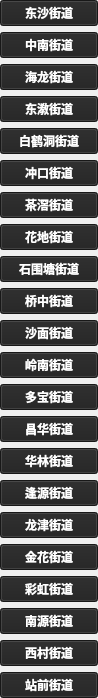
    <widget class="QWidget" name="street_LiWan" native="true">
     <property name="geometry">
      <rect>
       <x>10</x>
       <y>75</y>
       <width>98</width>
       <height>541</height>
      </rect>
     </property>
     <layout class="QVBoxLayout" name="verticalLayout_5">
      <property name="leftMargin">
       <number>0</number>
      </property>
      <property name="topMargin">
       <number>0</number>
      </property>
      <property name="rightMargin">
       <number>0</number>
      </property>
      <property name="bottomMargin">
       <number>0</number>
      </property>
      <item>
       <widget class="QPushButton" name="lw1">
        <property name="font">
         <font>
          <family>思源黑体 CN Bold</family>
          <weight>75</weight>
          <bold>true</bold>
         </font>
        </property>
        <property name="styleSheet">
         <string notr="true">background-color: rgb(33, 33, 33);
color: rgb(255, 255, 255);</string>
        </property>
        <property name="text">
         <string>东沙街道</string>
        </property>
       </widget>
      </item>
      <item>
       <widget class="QPushButton" name="lw2">
        <property name="font">
         <font>
          <family>思源黑体 CN Bold</family>
          <weight>75</weight>
          <bold>true</bold>
         </font>
        </property>
        <property name="styleSheet">
         <string notr="true">background-color: rgb(33, 33, 33);
color: rgb(255, 255, 255);</string>
        </property>
        <property name="text">
         <string>中南街道</string>
        </property>
       </widget>
      </item>
      <item>
       <widget class="QPushButton" name="lw3">
        <property name="font">
         <font>
          <family>思源黑体 CN Bold</family>
          <weight>75</weight>
          <bold>true</bold>
         </font>
        </property>
        <property name="styleSheet">
         <string notr="true">background-color: rgb(33, 33, 33);
color: rgb(255, 255, 255);</string>
        </property>
        <property name="text">
         <string>海龙街道</string>
        </property>
       </widget>
      </item>
      <item>
       <widget class="QPushButton" name="lw4">
        <property name="font">
         <font>
          <family>思源黑体 CN Bold</family>
          <weight>75</weight>
          <bold>true</bold>
         </font>
        </property>
        <property name="styleSheet">
         <string notr="true">background-color: rgb(33, 33, 33);
color: rgb(255, 255, 255);</string>
        </property>
        <property name="text">
         <string>东漖街道</string>
        </property>
       </widget>
      </item>
      <item>
       <widget class="QPushButton" name="lw5">
        <property name="font">
         <font>
          <family>思源黑体 CN Bold</family>
          <weight>75</weight>
          <bold>true</bold>
         </font>
        </property>
        <property name="styleSheet">
         <string notr="true">background-color: rgb(33, 33, 33);
color: rgb(255, 255, 255);</string>
        </property>
        <property name="text">
         <string>白鹤洞街道</string>
        </property>
       </widget>
      </item>
      <item>
       <widget class="QPushButton" name="lw6">
        <property name="font">
         <font>
          <family>思源黑体 CN Bold</family>
          <weight>75</weight>
          <bold>true</bold>
         </font>
        </property>
        <property name="styleSheet">
         <string notr="true">background-color: rgb(33, 33, 33);
color: rgb(255, 255, 255);</string>
        </property>
        <property name="text">
         <string>冲口街道</string>
        </property>
       </widget>
      </item>
      <item>
       <widget class="QPushButton" name="lw7">
        <property name="font">
         <font>
          <family>思源黑体 CN Bold</family>
          <weight>75</weight>
          <bold>true</bold>
         </font>
        </property>
        <property name="styleSheet">
         <string notr="true">background-color: rgb(33, 33, 33);
color: rgb(255, 255, 255);</string>
        </property>
        <property name="text">
         <string>茶滘街道</string>
        </property>
       </widget>
      </item>
      <item>
       <widget class="QPushButton" name="lw8">
        <property name="font">
         <font>
          <family>思源黑体 CN Bold</family>
          <weight>75</weight>
          <bold>true</bold>
         </font>
        </property>
        <property name="styleSheet">
         <string notr="true">background-color: rgb(33, 33, 33);
color: rgb(255, 255, 255);</string>
        </property>
        <property name="text">
         <string>花地街道</string>
        </property>
       </widget>
      </item>
      <item>
       <widget class="QPushButton" name="lw9">
        <property name="font">
         <font>
          <family>思源黑体 CN Bold</family>
          <weight>75</weight>
          <bold>true</bold>
         </font>
        </property>
        <property name="styleSheet">
         <string notr="true">background-color: rgb(33, 33, 33);
color: rgb(255, 255, 255);</string>
        </property>
        <property name="text">
         <string>石围塘街道</string>
        </property>
       </widget>
      </item>
      <item>
       <widget class="QPushButton" name="lw10">
        <property name="font">
         <font>
          <family>思源黑体 CN Bold</family>
          <weight>75</weight>
          <bold>true</bold>
         </font>
        </property>
        <property name="styleSheet">
         <string notr="true">background-color: rgb(33, 33, 33);
color: rgb(255, 255, 255);</string>
        </property>
        <property name="text">
         <string>桥中街道</string>
        </property>
       </widget>
      </item>
      <item>
       <widget class="QPushButton" name="lw11">
        <property name="font">
         <font>
          <family>思源黑体 CN Bold</family>
          <weight>75</weight>
          <bold>true</bold>
         </font>
        </property>
        <property name="styleSheet">
         <string notr="true">background-color: rgb(33, 33, 33);
color: rgb(255, 255, 255);</string>
        </property>
        <property name="text">
         <string>沙面街道</string>
        </property>
       </widget>
      </item>
      <item>
       <widget class="QPushButton" name="lw12">
        <property name="font">
         <font>
          <family>思源黑体 CN Bold</family>
          <weight>75</weight>
          <bold>true</bold>
         </font>
        </property>
        <property name="styleSheet">
         <string notr="true">background-color: rgb(33, 33, 33);
color: rgb(255, 255, 255);</string>
        </property>
        <property name="text">
         <string>岭南街道</string>
        </property>
       </widget>
      </item>
      <item>
       <widget class="QPushButton" name="lw13">
        <property name="font">
         <font>
          <family>思源黑体 CN Bold</family>
          <weight>75</weight>
          <bold>true</bold>
         </font>
        </property>
        <property name="styleSheet">
         <string notr="true">background-color: rgb(33, 33, 33);
color: rgb(255, 255, 255);</string>
        </property>
        <property name="text">
         <string>多宝街道</string>
        </property>
       </widget>
      </item>
      <item>
       <widget class="QPushButton" name="lw14">
        <property name="font">
         <font>
          <family>思源黑体 CN Bold</family>
          <weight>75</weight>
          <bold>true</bold>
         </font>
        </property>
        <property name="styleSheet">
         <string notr="true">background-color: rgb(33, 33, 33);
color: rgb(255, 255, 255);</string>
        </property>
        <property name="text">
         <string>昌华街道</string>
        </property>
       </widget>
      </item>
      <item>
       <widget class="QPushButton" name="lw15">
        <property name="font">
         <font>
          <family>思源黑体 CN Bold</family>
          <weight>75</weight>
          <bold>true</bold>
         </font>
        </property>
        <property name="styleSheet">
         <string notr="true">background-color: rgb(33, 33, 33);
color: rgb(255, 255, 255);</string>
        </property>
        <property name="text">
         <string>华林街道</string>
        </property>
       </widget>
      </item>
      <item>
       <widget class="QPushButton" name="lw16">
        <property name="font">
         <font>
          <family>思源黑体 CN Bold</family>
          <weight>75</weight>
          <bold>true</bold>
         </font>
        </property>
        <property name="styleSheet">
         <string notr="true">background-color: rgb(33, 33, 33);
color: rgb(255, 255, 255);</string>
        </property>
        <property name="text">
         <string>逢源街道</string>
        </property>
       </widget>
      </item>
      <item>
       <widget class="QPushButton" name="lw17">
        <property name="font">
         <font>
          <family>思源黑体 CN Bold</family>
          <weight>75</weight>
          <bold>true</bold>
         </font>
        </property>
        <property name="styleSheet">
         <string notr="true">background-color: rgb(33, 33, 33);
color: rgb(255, 255, 255);</string>
        </property>
        <property name="text">
         <string>龙津街道</string>
        </property>
       </widget>
      </item>
      <item>
       <widget class="QPushButton" name="lw18">
        <property name="font">
         <font>
          <family>思源黑体 CN Bold</family>
          <weight>75</weight>
          <bold>true</bold>
         </font>
        </property>
        <property name="styleSheet">
         <string notr="true">background-color: rgb(33, 33, 33);
color: rgb(255, 255, 255);</string>
        </property>
        <property name="text">
         <string>金花街道</string>
        </property>
       </widget>
      </item>
      <item>
       <widget class="QPushButton" name="lw19">
        <property name="font">
         <font>
          <family>思源黑体 CN Bold</family>
          <weight>75</weight>
          <bold>true</bold>
         </font>
        </property>
        <property name="styleSheet">
         <string notr="true">background-color: rgb(33, 33, 33);
color: rgb(255, 255, 255);</string>
        </property>
        <property name="text">
         <string>彩虹街道</string>
        </property>
       </widget>
      </item>
      <item>
       <widget class="QPushButton" name="lw20">
        <property name="font">
         <font>
          <family>思源黑体 CN Bold</family>
          <weight>75</weight>
          <bold>true</bold>
         </font>
        </property>
        <property name="styleSheet">
         <string notr="true">background-color: rgb(33, 33, 33);
color: rgb(255, 255, 255);</string>
        </property>
        <property name="text">
         <string>南源街道</string>
        </property>
       </widget>
      </item>
      <item>
       <widget class="QPushButton" name="lw21">
        <property name="font">
         <font>
          <family>思源黑体 CN Bold</family>
          <weight>75</weight>
          <bold>true</bold>
         </font>
        </property>
        <property name="styleSheet">
         <string notr="true">background-color: rgb(33, 33, 33);
color: rgb(255, 255, 255);</string>
        </property>
        <property name="text">
         <string>西村街道</string>
        </property>
       </widget>
      </item>
      <item>
       <widget class="QPushButton" name="lw22">
        <property name="font">
         <font>
          <family>思源黑体 CN Bold</family>
          <weight>75</weight>
          <bold>true</bold>
         </font>
        </property>
        <property name="styleSheet">
         <string notr="true">background-color: rgb(33, 33, 33);
color: rgb(255, 255, 255);</string>
        </property>
        <property name="text">
         <string>站前街道</string>
        </property>
       </widget>
      </item>
     </layout>
    </widget>
